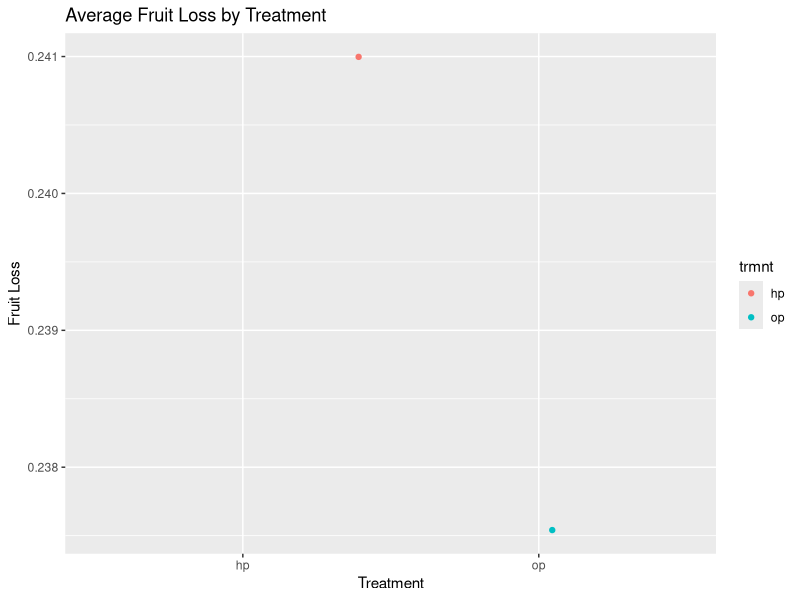
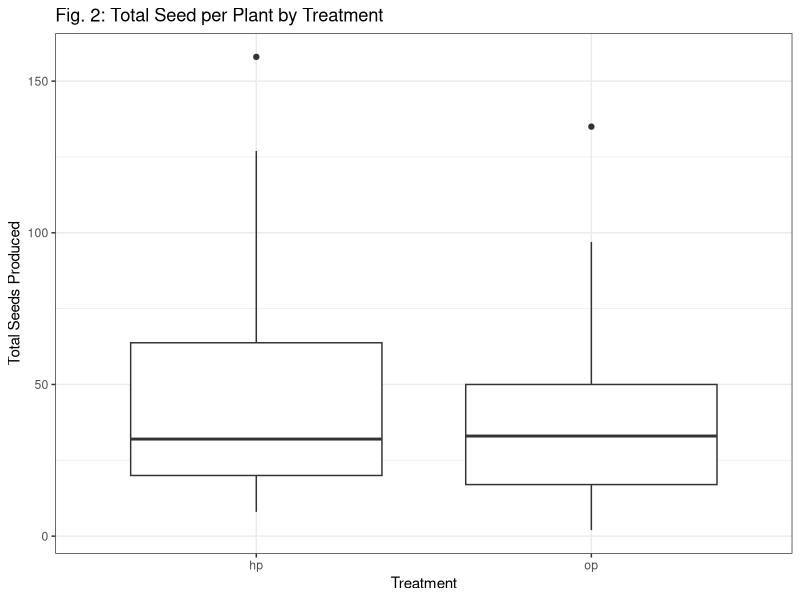
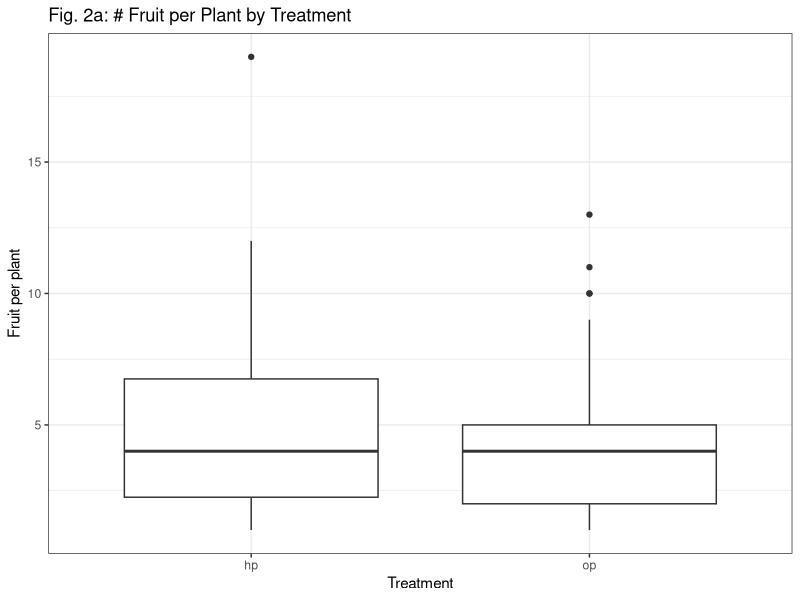
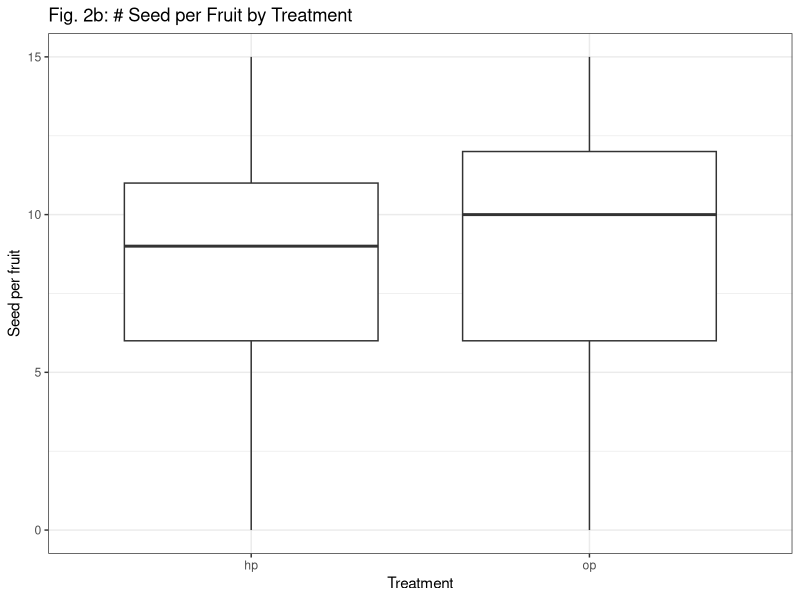
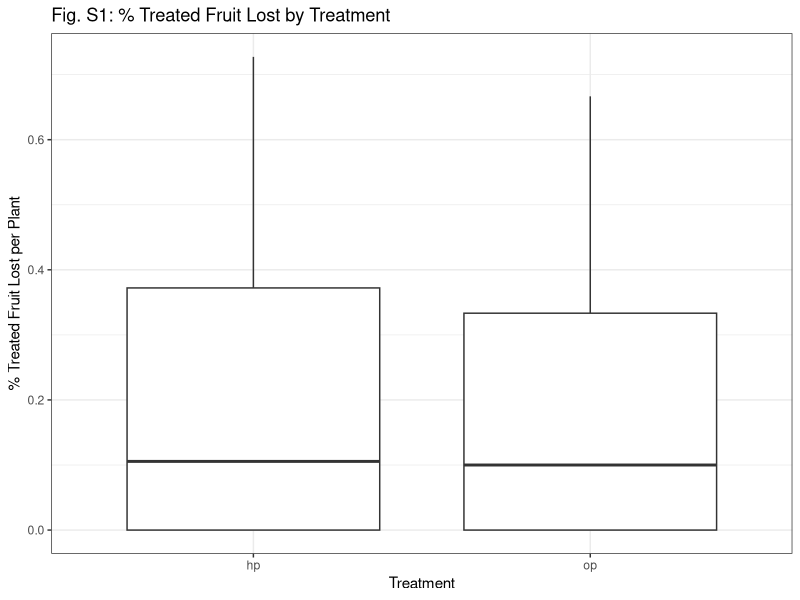
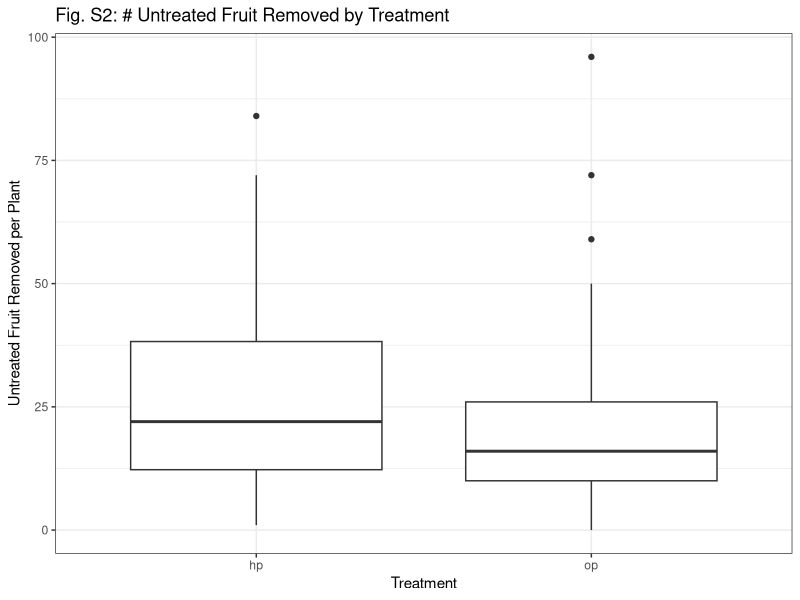
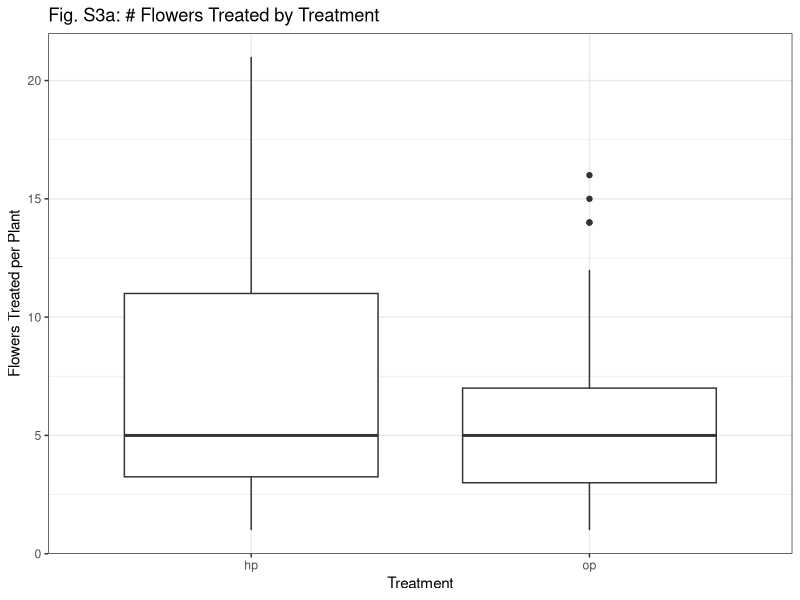
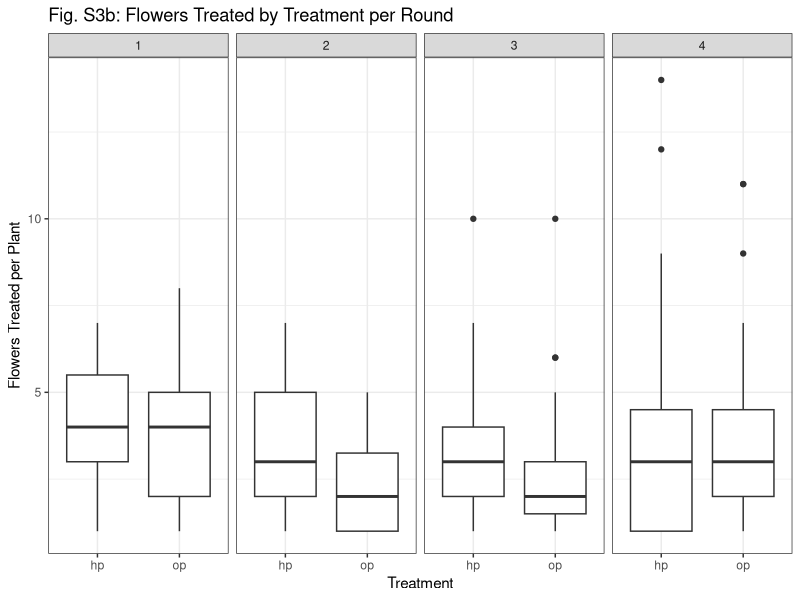

Source code (R) for these figures, in order: (Note: this script raises an error after producing the figures.)
### Jan 2019 code

##Dan run lines 3-10, then go to 73

#### data for summary tables and results section
library(tidyverse)
pollination<-read.csv("data/pollination_2017_pp_plant_trait.csv")
#upload seed data merged with the environmental data
seed_land<-read.csv("data/seed_land.csv")
seed_land<-seed_land%>%filter(plot=="hi")
####

# Sum general summary information for the results section

# # of distinct plants used
pollination<-pollination%>%filter(plot=="hi")
n_distinct(pollination$ID) # of distinct plants

pollination%>% group_by(trmnt)%>% summarize(n_plants=n_distinct(ID)) # of times treated

# # of distinct plants we collected seed from
n_distinct(seed_land$ID)

# seed and fruit data summary


### table of fruit and seed production by treatment
seed_tbl<-seed_land%>%
  filter(plot=="hi")%>% # select only the hi density plots
  group_by(trmnt)%>%
  summarise(n_plants=n_distinct(ID),n_fruit=n(),avg_seed=mean(total.seeds),median=median(total.seeds), 
                    sd=sd(total.seeds), var=var(total.seeds))

# Table of total fruit and seeds produced per plant
tot_seed_tbl<-seed_land%>%
  filter(plot=="hi")%>%
  group_by(trmnt,ID)%>%
  summarise(sum_seeds=sum(total.seeds), n_fruit=n())%>%
  group_by(trmnt)%>%
  summarise(n_plants=n(),total_fruit=sum(n_fruit),
            avg_n_fruit=mean(n_fruit), total_seeds=sum(sum_seeds),
            avg_sum_seeds=mean(sum_seeds), med_sum_seeds=median(sum_seeds),
            seeds_fruit=total_seeds/total_fruit,
            avg_seeds_fruit=avg_sum_seeds/avg_n_fruit)


# table of flowers treated, fruit recovered, and %fruit loss
flower_tbl<-seed_land%>%
  filter(plot=="hi")%>%
  group_by(trmnt,ID,round)%>%
  summarize(n_fruit=n(), n_flowers=(sum(flowers)/n()))%>%
  group_by(trmnt)%>%
    summarise(n_fruit_collected=sum(n_fruit),n_flowers_treated=sum(n_flowers),
              avg_fruit_coll=mean(n_fruit),avg_flowers_treated=mean(n_flowers),
              medfruit_coll=median(n_fruit),med_flowers_treated=median(n_flowers),
              frt_loss=1-(n_fruit_collected/n_flowers_treated))
ggplot(flower_tbl, aes(trmnt ,frt_loss, color=trmnt)) +geom_jitter()+ 
  labs(x="Treatment" ,y="Fruit Loss")+
  ggtitle("Average Fruit Loss by Treatment")

## table for untreated frt removal
mean_frt_rem<-seed_land%>%
  group_by(trmnt,ID,round)%>%
  summarize(frt_rem=(sum(frt_removed))/n())%>%
  group_by(trmnt,ID)%>%
  summarize(tot_frt_rem=sum(frt_rem))%>%
  group_by(trmnt)%>%
  summarize(mean_frt_rem=mean(tot_frt_rem), med_frt_rem=median(tot_frt_rem))




#Dan start here!
### PLOTS####

# fig 2. Boxplots of two treatments

#total seeds produced across all fruits collected for a plant 
seed_land%>%group_by(trmnt, ID)%>%
  summarize(sum_seed=sum(total.seeds))%>%
  ggplot(aes(trmnt ,sum_seed ))+geom_boxplot()+ theme_bw()+
  labs(x="Treatment" ,y="Total Seeds Produced")+
  ggtitle("Fig. 2: Total Seed per Plant by Treatment")
####

### Supplemental plots####

#fruits per plant
seed_land%>%
group_by(ID,trmnt)%>%
  summarize(n_fruit=n())%>%
  ggplot(aes(trmnt ,n_fruit)) +geom_boxplot()+ theme_bw()+
  labs(x="Treatment" ,y="Fruit per plant")+
  ggtitle("Fig. 2a: # Fruit per Plant by Treatment")
#seeds per fruit per plant
seed_land%>%
  ggplot(aes(trmnt ,total.seeds)) +geom_boxplot()+ theme_bw()+
  labs(x="Treatment" ,y="Seed per fruit")+
  ggtitle("Fig. 2b: # Seed per Fruit by Treatment")


#% treated fruit lost
seed_land%>%group_by(trmnt,ID,round)%>%
  summarize(n_fruit=n(), n_flowers=(sum(flowers)/n()))%>%
  group_by(trmnt,ID)%>%
  summarize(sum_fruit=sum(n_fruit), sum_flowers=sum(n_flowers),
            fruit_loss=1-(sum_fruit)/(sum_flowers))%>%
  ggplot(aes(trmnt ,fruit_loss))+geom_boxplot()+ theme_bw()+
  labs(x="Treatment" ,y="% Treated Fruit Lost per Plant")+
  ggtitle("Fig. S1: % Treated Fruit Lost by Treatment")
#supplement table 

# # fruit removed by trmnt
seed_land%>%
  group_by(trmnt,ID,round)%>%
  summarize(frt_rem=(sum(frt_removed))/n())%>%
  group_by(trmnt,ID)%>%
  summarize(tot_frt_rem=sum(frt_rem))%>%
  ggplot(aes(trmnt ,tot_frt_rem)) +geom_boxplot()+ theme_bw()+
  labs(x="Treatment" ,y="Untreated Fruit Removed per Plant")+
  ggtitle("Fig. S2: # Untreated Fruit Removed by Treatment")


## flower production total
seed_land%>%group_by(trmnt,ID,round)%>%
  summarize(n_fruit=n(), n_flowers=(sum(flowers)/n()))%>%
  group_by(trmnt,ID)%>%
  summarize(sum_fruit=sum(n_fruit), sum_flowers=sum(n_flowers),
            fruit_loss=1-(sum_fruit)/(sum_flowers))%>%
  ggplot(aes(trmnt ,sum_flowers))+geom_boxplot()+ theme_bw()+
  labs(x="Treatment" ,y="Flowers Treated per Plant")+
  ggtitle("Fig. S3a: # Flowers Treated by Treatment")



#3b
## flower production by round
seed_land%>%group_by(trmnt,ID,round)%>%
  summarize(n_fruit=n(), n_flowers=(sum(flowers)/n()))%>%
  ggplot(aes(trmnt ,n_flowers))+geom_boxplot()+ 
  facet_grid(.~round)+
theme_bw()+
  labs(x="Treatment" ,y="Flowers Treated per Plant")+
  ggtitle("Fig. S3b: Flowers Treated by Treatment per Round")
  
 ### didn't really change


#### These are important figures!!!
### Seeds 
ggplot(data=plt, aes(prop.c,seeds, color=trmnt))+geom_point()+
  geom_smooth(method=lm)
### poll ovules
ggplot(data=plt_nr, aes(prop.c,polov, color=trmnt))+geom_point()+
  geom_smooth(method=lm)
### seed  over time
ggplot(data=plt,aes(temp.start,seeds, color=trmnt))+geom_point()+
  geom_smooth(method=lm)

ggplot(data=plt,aes(trmnt,seeds, color=trmnt))+geom_boxplot()+
  facet_grid(.~round)

  
  ##############
###############################
#pre 2019 code ## 
# Mostly tables but some plots
#########
  ### Pollinated Ovules /  Fruit

trmnt_tbl<-seed_land%>%
  group_by(round, ID,trmnt)%>%
  summarise(n_fruit=n(),n_flowers=sum(unique(flowers)),
            frt_loss=(1-(n_fruit/n_flowers)))%>% 
  group_by(ID,trmnt)%>%
  summarise(n_fruit=sum(n_fruit),n_flowers=sum(n_flowers),
            frt_loss=1-(n_fruit/n_flowers))=
  group_by(trmnt)%>%
  summarise(n_fruit=sum(n_fruit),n_flowers=sum(n_flowers),
            frt_loss=(1-(n_fruit/n_flowers))) 
  
ggplot(trmnt_tbl, aes(trmnt ,frt_loss, color=trmnt)) +geom_jitter()+ 
  labs(x="Treatment" ,y="Fruit Loss")+
  ggtitle("Average Fruit Loss by Treatment")


# table of mean, median, variance in poll_ovules

### These numbers seem to match Lee & Bazzaz 1982:
### Control plants in their study (no fruit removal) matured fruit w/ avg 11.3 ov and 11.1 devo seeds
### Plants with highest level of fruit removal (80% fruit removed) matured fruit w/ avg 9.9 ov and 8.2 seeds

### Other nuggets of info:
### We collected more HP fruit than OP fruit
### OP fruit had, on average, .5 more ovules than HP fruit.


# Pollinated Ovules/Total Ovules / Fruit

pollratio_tbl<-summarise(seed_land,fruit_count=n(), avg_pol=mean(poll_ovules/total.ovules), med_pol=median(poll_ovules/total.ovules),
                         var_pol=var(poll_ovules/total.ovules), sd_pol=sd(poll_ovules/total.ovules), 
                         coef_var_pol=(sd_pol/avg_pol))

pollratio_tbl



# Pollen Limitation (Total Ovules - Pollinated Ovules) / Fruit


pl_tbl<-summarise(seed_land,n_fruit=n(), avg=mean(poll_lim),median=median(poll_lim), 
                  sd=sd(poll_lim), var=var(poll_lim),coef_var=sd/avg)
pl_tbl




############
##### Site Response Variable Tables


#Total Seeds / Site

#Seeds collected per site

seed_site_total<- seed_land %>%
  group_by(site) %>%
  summarise(fruit_count = n(), seeds=sum(total.seeds),avg_seeds=mean(total.seeds), med_seeds=median(total.seeds),
            sd_seeds=sd(total.seeds), var_seeds=var(total.seeds))
seed_site_total

### seeds collected per site, round, and treatment

seed_site<- seed_land %>%
  group_by(site,prop.c,round,trmnt) %>%
  summarise(fruit_count = n(), seeds=sum(total.seeds),avg_seeds=mean(total.seeds), med_seeds=median(total.seeds),
            sd_seeds=sd(total.seeds), var_seeds=var(total.seeds))

seed_site



#Pollen Limitation / Site Table + Scatter plots

#Degree of pollen limitation (Poll ovules - total ovules) per fruit at the site level

### Pollen Limitation by site and round
pl_site<- seed_land %>%
  group_by(site,prop.c,trmnt) %>%
  summarise(fruit_count = n(), avg_pl=mean(poll_lim), med_pl=median(poll_lim),
            var_pl=var(poll_lim), sd_pl=sd(poll_lim), coef_var_pl=(sd_pl/avg_pl))


#ggplot(pl/site, aes(reorder(site,prop.c), avg_pl)) + geom_violin(draw_quantiles=.5) +ggtitle("avgPL by Site")
ggplot(pl_site, aes(prop.c,avg_pl,color=trmnt)) +geom_jitter() +
  ggtitle("Avg PL by % Development")+geom_smooth(method=lm,se=FALSE)

ggplot(pl_site, aes(prop.c,med_pl, color=trmnt)) +geom_point() +
  ggtitle("Med PL by % Development") +geom_smooth(method=lm,se=FALSE)


ggplot(pl_site, aes(prop.c,var_pl, color=trmnt)) +geom_point()+
  geom_smooth(method=lm, se=FALSE) +ggtitle("Variance in PL by % Development")


ggplot(pl_site, aes(prop.c,coef_var_pl)) +geom_point(aes(color=site)) +ggtitle("CV of PL by % Development")



####
# Pollinated Ovules / Site Table

#Number Ovules pollinated in a fruit at the site level

####
pol_ov_site<- seed_land %>%
  group_by(site,prop.c) %>%
  summarise(fruit_count = n(), avg_pol=mean(poll_ovules), med_pol=median(poll_ovules),
            var_pol=var(poll_ovules), sd_pol=sd(poll_ovules), coef_var_pol=(sd_pol/avg_pol))


ggplot(pol_ov_site, aes(prop.c,avg_pol)) +geom_point(aes(color=site)) +ggtitle("Avg Pol Ov by % Development")

ggplot(pol_ov_site, aes(prop.c,med_pol)) +geom_point(aes(color=site)) +ggtitle("Med Poll Ov by % Development")

ggplot(pol_ov_site, aes(prop.c,var_pol)) +geom_point(aes(color=site)) +ggtitle("Variance in Pol Ov by % Development")

ggplot(pol_ov_site, aes(prop.c,coef_var_pol)) +geom_point(aes(color=site)) +ggtitle("CV of Pol Ov by % Development")


# Pollinated Ovule/Virgin Ovules / Site & % Developed

#The proportion of available ovules pollinated in a fruit at the site level


polr_Site<- seed_land %>%
  group_by(site,prop.c,trmnt) %>%
  summarise(fruit_count=n(), avg_pol=mean(poll_ovules/total.ovules), med_pol=median(poll_ovules/total.ovules),
            var_pol=var(poll_ovules/total.ovules), sd_pol=sd(poll_ovules/total.ovules), 
            coef_var_pol=(sd_pol/avg_pol))



ggplot(pol_ratio_site , aes(prop.c,avg_pol)) +geom_point(aes(color=site))  

+ggtitle("Avg Pol Ratio by % Development")

ggplot(pol_ratio_site, aes(prop.c,med_pol)) +geom_point(aes(color=site)) +ggtitle("Med Poll Ov Ratio by % Development")

ggplot(pol_ratio_site, aes(prop.c,var_pol)) +geom_point(aes(color=site)) +ggtitle("Variance in Pol Ov Ratio by % Development")

ggplot(pol_ratio_site, aes(prop.c,coef_var_pol)) +geom_point(aes(color=site)) +ggtitle("CV of Pol Ov Ratio by % Development")           

######################################
# Big ole tables of response variables-->
#  Treatment/Site & % Developed
 # & Treatment/Site x Round & % Devo
####################################

### The ratio of pollinated ovules/total ovules and total - pollinated responses are decreasing 
### with increasing agricultural development around site.
### let's look at how treatments are influencing these results

### First let's build a big table including all response variables

#Running avg, med, var for each response variable:
# Pollinated Ovules/TOtal Ovules (pr), TotOv-PolOv (Topo), pollinated ovules (polov), and seed (seed)
### Maybe add total.seeds/total.ovules (so)??


trmnt_sitexx<- seed_land %>%# initially group by ID
  group_by(site,prop.c,plot,trmnt,ID) %>%
  summarise(fruit_count=n(), avg_pr=mean(poll_ovules/total.ovules), med_pr=median(poll_ovules/total.ovules),
            var_pr=var(poll_ovules/total.ovules), avg_topo=mean(total.ovules-poll_ovules),
           var_topo=var(total.ovules-poll_ovules),
            avg_polov=mean(poll_ovules), var_polov=var(poll_ovules), 
            avg_seed=mean(total.seeds), var_seed= var(total.seeds),avg_so=mean(total.seeds/total.ovules),
           var_so=var(total.seeds/total.ovules))%>%
#Now filter out plant with 1 observation, as these observations may skew the data
filter(fruit_count>1) %>%
  filter(plot=="hi")%>%
  group_by(site, prop.c,plot,trmnt)%>%
  summarise(fruit_count=sum(fruit_count), avg_pr=mean(avg_pr), med_pr=median(med_pr), 
            var_pr=mean(var_pr), avg_topo=mean(avg_topo), var_topo=mean(var_topo), 
            avg_polov=mean(avg_polov), var_polov=mean(var_polov), 
            avg_seed=mean(avg_seed), var_seed= mean(var_seed), avg_so=mean(avg_so), var_so=mean(var_so))


### Same table, but keep plants with 1 fruit
trmnt_site_1<- seed_land %>%# initially group by ID
  group_by(site,prop.c,plot,trmnt) %>%
  summarise(fruit_count=n(), avg_pr=mean(poll_ovules/total.ovules), med_pr=median(poll_ovules/total.ovules),
            var_pr=var(poll_ovules/total.ovules), avg_topo=mean(total.ovules-poll_ovules),
            var_topo=var(total.ovules-poll_ovules),
            avg_polov=mean(poll_ovules), var_polov=var(poll_ovules), 
            avg_seed=mean(total.seeds), var_seed= var(total.seeds), avg_so=mean(total.seeds/total.ovules),
            var_so=var(total.seeds/total.ovules))

#### Same tables, but with round also included

trmnt_site_rd<- seed_land %>%# initially group by ID
  group_by(site,round, prop.c,trmnt,ID) %>%
  summarise(fruit_count=n(), avg_pr=mean(poll_ovules/total.ovules), med_pr=median(poll_ovules/total.ovules),
            var_pr=var(poll_ovules/total.ovules), avg_topo=mean(total.ovules-poll_ovules),
            var_topo=var(total.ovules-poll_ovules),
            avg_polov=mean(poll_ovules), var_polov=var(poll_ovules), 
            avg_seed=mean(total.seeds), var_seed= var(total.seeds), avg_so=mean(total.seeds/total.ovules),
            var_so=var(total.seeds/total.ovules))%>%
  #Now filter out plant with 1 observation, as these observations may skew the data
  filter(fruit_count>1) %>%
  filter(plot=="hi")%>%
  group_by(site,round, prop.c,trmnt)%>%
  summarise(fruit_count=sum(fruit_count), avg_pr=mean(avg_pr), med_pr=median(med_pr), 
            var_pr=mean(var_pr), avg_topo=mean(avg_topo), var_topo=mean(var_topo), 
            avg_polov=mean(avg_polov), var_polov=mean(var_polov), 
            avg_seed=mean(avg_seed), var_seed= mean(var_seed),avg_so=mean(avg_so), var_so=mean(var_so))


### Same table, but keep plants with 1 fruit
trmnt_site_rd_1<- seed_land %>%# initially group by ID
  group_by(site,round,prop.c,trmnt) %>%
  summarise(fruit_count=n(), avg_pr=mean(poll_ovules/total.ovules), med_pr=median(poll_ovules/total.ovules),
            var_pr=var(poll_ovules/total.ovules), avg_topo=mean(total.ovules-poll_ovules),
            var_topo=var(total.ovules-poll_ovules),
            avg_polov=mean(poll_ovules), var_polov=var(poll_ovules), 
            avg_seed=mean(total.seeds), var_seed= var(total.seeds),avg_so=mean(total.seeds/total.ovules),
            var_so=var(total.seeds/total.ovules))

####################
#### Plots ####
########################
######

### Site only plots#####

#########
### Polr

### Plot of avg polr
ggplot(trmnt_sitexx, aes(prop.c,avg_pr, color=trmnt)) +geom_point()+
  ggtitle("Avg Pol Ratio by % Development") +geom_smooth(method=lm,se=FALSE)
### Intercept HP ~ .85, Intercept OP ~.9 
### Slope is slightly lower in op
### As prop.c increases avg polr (pollinated ovules/total Ovules) decreases
### this decrease is more intense in op but never crosses hp line
### Adding CIs shows significant overlap
### PR starts at difference of ~.05 between hp and op
### Or ~.55 fewer ovules for hp fruit
### This reduces down to a ~.01-.02 difference in hp and op PR at high develpment
### Or ~.11-.22 fewer ovules for hp fruit.


### Now compare if we drop single fruits
ggplot(trmnt_site, aes(prop.c,avg_pr, color=trmnt)) +geom_point()+
  ggtitle("Avg Pol Ratio by % Development") +geom_smooth(method=lm,se=FALSE)
### Now slopes are effectively equal. OP intercept is a little lower as well.
### Interpretation: pr in hp is ~ .03-.05 less than op. 
### There were ~11 total ovules per fruit, so this works out to ~.33-.55 fewer pollinated ovules in HP fruit
###
### Plot of var polr without dropping single fruit plants  
ggplot(trmnt_site_1, aes(prop.c,var_pr, color=trmnt)) +geom_point() +
  ggtitle("Variance in Pol Ov Ratio by % Development") +geom_smooth(method=lm, se=FALSE)
### Intercept higher for hp, indicating treating flowers added a small amount of variability
### but slope higher in op, leading to higher variability at higher prop.c
### So, prop.c had a marginally stronger effect on op plant PR. 
### had there been pollen limitation we would notice either a sharper slope for OP or a higher intercept
### in general variability seems low.
##


ggplot(trmnt_site, aes(prop.c,var_pr, color=trmnt)) +geom_point() +
  ggtitle("Variance in Pol Ov Ratio by % Development") +geom_smooth(method=lm, se=FALSE)

##Slope in HP plants almost 0. 
#Indicates there was just some variability inherent for treating across all propc
## Slope in op higher. Indicates variability grows with increasing prop.c, approaching variability in treating
# Intercepts ~ .043 HP and ~.0225 OP.
## Biggest change was to Staples, which seems to have had many single fruit plants 
# Takeaway: The amount of variability added by treatment exceeds that created by the gradient
# Prop. c didn't influence HP plants, indicating HP treatments were likely consistently effective
# BUT they seem to have been marginally detrimental to pollination of ovules.

###############
### Seed Set


ggplot(trmnt_site_1, aes(prop.c,avg_seed, color=trmnt)) +geom_point()+
  ggtitle("Avg Seed per fruit by % Development") +geom_smooth(method=lm,se=FALSE)
### INTERP:


### Now compare if we drop single fruits
ggplot(trmnt_sitexx, aes(prop.c,avg_seed, color=trmnt)) +geom_point()+
  ggtitle("Avg Seed per fruit by % Development") +geom_smooth(method=lm,se=FALSE)
### INTERP: ~.5 fewer seeds in hp at lowest pop.c, to 0 difference at highest prop.c
### HP treatment consistent, but either depressed sed set slightly 
### OR plant level effects and low sample size are skewing prop.c effect (probs a little of both)

ggplot(trmnt_site_1, aes(prop.c,var_seed, color=trmnt)) +geom_point() +
  ggtitle("Variance in seed per fruitRatio by % Development") +geom_smooth(method=lm, se=FALSE)
### INTERP: var same for op & hp at intercept but slope higher for op.
### hp treatment doesn't mute the effect of prop.c, small sample size may be skewing +plant level effects


ggplot(trmnt_site, aes(prop.c,var_seed, color=trmnt)) +geom_point() +
  ggtitle("Variance in seed/fruit % Development") +geom_smooth(method=lm, se=FALSE)
### Interp:
### Doesn't seem to be a relationship. lots of variability in one site.
### 


#########
##### topo 


ggplot(trmnt_site_1, aes(prop.c,avg_topo, color=trmnt)) +geom_point()+
  ggtitle("Avg total - pollinated ovules per fruit by % Development") +geom_smooth(method=lm,se=FALSE)
### INTERP: hp treatment fruit ~.4-.5 fewer ovules at low prop.c to .1 or less at high.


### Now compare if we drop single fruits
ggplot(trmnt_sitexx, aes(prop.c,avg_topo, color=trmnt)) +geom_point()+
  ggtitle("Avg total - pollinated ovules per fruit by % Development") +geom_smooth(method=lm,se=FALSE)
### INTERP: slopes decreased after dropping single fruits
### hp treatment fruit cosistently .3-.4 ovules fewer than op fruit

ggplot(trmnt_site_1, aes(prop.c,var_topo, color=trmnt)) +geom_point() +
  ggtitle("Variance in total- pollinated ovules per fruit by % Development") +geom_smooth(method=lm, se=FALSE)
### INTERP: Var increases for both treatments, slightly quicker for op.

ggplot(trmnt_site, aes(prop.c,var_topo, color=trmnt)) +geom_point() +
  ggtitle("Variance in Total -pollinated ovules per fruit by % Development") +geom_smooth(method=lm, se=FALSE)

### Interp: var higher in hp by a large amount once you get rid of singletons...
### topo may follow negative binomial; plot looks similar to averages
### so higher levels of topo have a higher level of variability **in general**
### We'll see if this holds


#####
## Polov


ggplot(trmnt_site_1, aes(prop.c,avg_polov, color=trmnt)) +geom_point()+
  ggtitle("Avg pollinated ovules per fruit by % Development") +geom_smooth(method=lm,se=FALSE)
### INTERP: 9 pollinated ovules per fruit in hp plants versus 10 at sites with low development
## much sharper slope in op plants


### Now compare if we drop single fruits
ggplot(trmnt_sitexx, aes(prop.c,avg_polov, color=trmnt)) +geom_point()+
  ggtitle("Avg pollinated ovules by % Development") +geom_smooth(method=lm,se=FALSE)
### INTERP: slopes decreased after dropping single fruits
### almost complete flat slope in hp fruits; about 8.7 ovules per fruit at all levels of prop.c
### compared to op frits that have about 9.6 ovules per fruit down to 8.7 at high prop.c 
### treatments were consistent, but slightly depressed seed set 
### OR site level effects are skewing that level of development
### OR plant level effects and who the fruit are coming form is drivng data
###

ggplot(trmnt_site_1, aes(prop.c,var_polov, color=trmnt)) +geom_point() +
  ggtitle("Variance in pollinated ovules by % Development") +geom_smooth(method=lm, se=FALSE)
### INTERP: var same for op & hp at intercept but slope higher for op.
### hp treatment doesn't mute the effect of prop.c, small sample size may be skewing +plant level effects


ggplot(trmnt_site, aes(prop.c,var_polov, color=trmnt)) +geom_point() +
  ggtitle("Variance in pollinated ovules by % Development") +geom_smooth(method=lm, se=FALSE)
### Interp: variance starts out low in op plants but shoots up over that of hp plants






###Site X Round plots

### topo

ggplot(trmnt_site_rd_1, aes(prop.c,avg_topo, color=trmnt)) +geom_point()+facet_grid(.~round)+
  ggtitle("Avg total - pollinated ovules per fruit by % Development") +geom_smooth(method=lm,se=FALSE)
### INTERP: All over the damn place


### Now compare if we drop single fruits
ggplot(trmnt_site_rd, aes(prop.c,avg_topo, color=trmnt)) +geom_point()+facet_grid(.~round)+
  ggtitle("Avg total - pollinated ovules per fruit by % Development") +geom_smooth(method=lm,se=FALSE)
### INTERP: 

ggplot(trmnt_site_rd_1, aes(prop.c,var_topo, color=trmnt)) +geom_point() +facet_grid(.~round)+
  ggtitle("Variance in total- pollinated ovules per fruit by % Development") +geom_smooth(method=lm, se=FALSE)
### INTERP: Variance in rd one hp fruit declines at higher values of prop.

ggplot(trmnt_site_rd, aes(prop.c,var_topo, color=trmnt)) +geom_point() +facet_grid(.~round)+
  ggtitle("Variance in Total -pollinated ovules per fruit by % Development") +geom_smooth(method=lm, se=FALSE)

########
### Polr

### Plot of avg polr


ggplot(trmnt_site_rd_1, aes(prop.c,avg_pr, color=trmnt)) +geom_point()+ facet_grid(.~round)+
  ggtitle("Avg Pol Ratio by % Development") +geom_smooth(method=lm,se=FALSE)

### 

### Now compare if we drop single fruits
ggplot(trmnt_site_rd, aes(prop.c,avg_pr, color=trmnt)) +geom_point()+ facet_grid(.~round)+
  ggtitle("Avg Pol Ratio by % Development (Drop Single Fruits)") +geom_smooth(method=lm,se=FALSE)



### Plot of var polr without dropping single fruit plants  
ggplot(trmnt_site_rd_1, aes(prop.c,var_pr, color=trmnt)) +geom_point() +facet_grid(.~round)+
  ggtitle("Variance in Pol Ov Ratio by % Development") +geom_smooth(method=lm, se=FALSE)



ggplot(trmnt_site_rd, aes(prop.c,var_pr, color=trmnt)) +geom_point() +facet_grid(.~round)+
  ggtitle("Variance in Pol Ov Ratio by % Development (Drop Single Fruits)") +geom_smooth(method=lm, se=FALSE)

# Variance very high in round 4, particularly in op fruit
# Variance in general low
#
ggplot(trmnt_site_rd_1, aes(prop.c,avg_seed, color=trmnt)) +geom_point()+facet_grid(.~round)+
  ggtitle("Avg Seed per fruit by % Development") +geom_smooth(method=lm,se=FALSE)
### INTERP:



### Now compare if we drop single fruits
ggplot(trmnt_site_rd, aes(prop.c,avg_seed, color=trmnt)) +geom_point()+facet_grid(.~round)+
  ggtitle("Avg Seed per fruit by % Development") +geom_smooth(method=lm,se=FALSE)


ggplot(trmnt_site_rd_1, aes(prop.c,var_seed, color=trmnt)) +geom_point() +facet_grid(.~round)+
  ggtitle("Variance in seed per fruitRatio by % Development") +geom_smooth(method=lm, se=FALSE)


ggplot(trmnt_site_rd, aes(prop.c,var_seed, color=trmnt)) +geom_point() +
  ggtitle("Variance in seed/fruit % Development") +geom_smooth(method=lm, se=FALSE)





#########################################
#########################################


#######
### Plant Level Response Variables==> generate tables and pass models
####

### Diff in HP-OP####

##First we need to generate averages and totals for each plot for each response variable we're interested in
HPOP_plant<-seed_land %>%
  group_by(prop.c,site,plot, trmnt)%>% 
  summarise(fruit_count=n(),seed_total=sum(total.seeds), avg_seeds=mean(total.seeds),
            total_pol=sum(poll_ovules),avg_pol=mean(poll_ovules))%>%

  filter(plot=="hi")

HPOP_plot<-HPOP_plant %>%
summarise(seed_diff= (seed_total[trmnt=="hp"])-(seed_total[trmnt=="op"]), 
          avg_seed_diff=(avg_seeds[trmnt=="hp"])-(avg_seeds[trmnt=="op"]),
          pollov_diff=(total_pol[trmnt=="hp"])-(total_pol[trmnt=="op"]),
          avg_pollov_diff=(avg_pol[trmnt=="hp"])-(avg_pol[trmnt=="op"] ))
   
### DROP LO DENSITY FRUIT        
##First we need to generate averages and totals for each plot for each response variable we're interested in
HPOP_droplo<-seed_land %>%
  group_by(prop.c,site,plot,trmnt,ID)%>% 
  summarise(fruit_count=n(),seed_total=sum(total.seeds), avg_seeds=mean(total.seeds),
            total_pol=sum(poll_ovules),avg_pol=mean(poll_ovules)) %>%
  #Now we need to pass this table to a new argument that will subtract the OP row from the HP row 
  #(or vice versa)
  # We should drop the low density treatment fruit from this to make the  observations more consistent
  filter(plot=="hi")%>%
  summarise(seed_diff= (seed_total[trmnt=="hp"])-(seed_total[trmnt=="op"]), 
            avg_seed_diff=(avg_seeds[trmnt=="hp"])-(avg_seeds[trmnt=="op"]),
            pollov_diff=(total_pol[trmnt=="hp"])-(total_pol[trmnt=="op"]),
            avg_pollov_diff=(avg_pol[trmnt=="hp"])-(avg_pol[trmnt=="op"] ))




### intact data set
ggplot(HPOP_plot, aes(prop.c,avg_seed_diff)) +geom_point()+
  ggtitle("Avg diff in seed between trmnts by % Development") +geom_smooth(method=lm,se=FALSE)

### droplow density
ggplot(HPOP_droplo, aes(prop.c,avg_seed_diff)) +geom_point()+
  ggtitle("Avg diff in seed between trmnts by % Development (Drop low)") +geom_smooth(method=lm,se=FALSE)

### intact data set
ggplot(HPOP_plot, aes(prop.c,avg_pollov_diff)) +geom_point()+
  ggtitle("Avg diff in pollovs between trmnts by % Development") +geom_smooth(method=lm,se=FALSE)

### droplow density
ggplot(HPOP_droplo, aes(prop.c,avg_pollov_diff)) +geom_point()+
  ggtitle("Avg diff in pollovs between trmnts by % Development (Drop low)") +geom_smooth(method=lm,se=FALSE)







 #seeds_op=sum(total.seeds [which(seed_land$trmnt=="op"),]), HPOP=seeds_hp-seeds_op)

ggplot(seed_plant,aes(trmnt,avg_seeds))+geom_violin(draw_quantiles=.5)
ggplot(seed_plant,aes(trmnt,med_seeds))+geom_violin(draw_quantiles=.5)

ggplot(seed_plant,aes(prop.c,med_seeds))+geom_jitter(aes(color=site))
ggplot(seed_plant,aes(prop.c,avg_seeds))+geom_jitter(aes(color=site))
ggplot(seed_plant,aes(prop.c,var_seeds))+geom_jitter(aes(color=site))
ggplot(seed_plant,aes(prop.c,CV_seeds))+geom_jitter(aes(color=site))


#Total seeds collected / plant


seed_plant<- seed_land %>%
  group_by(prop.c,site,ID, trmnt)%>%
  summarise(fruit_count=n(),seed_total=sum(total.seeds), avg_seeds=mean(total.seeds), med_seeds=median(total.seeds), 
            var_seeds=var(total.seeds), sd_seeds=sd(total.seeds), CV_seeds=sd_seeds/avg_seeds)

ggplot(seed_plant,aes(trmnt,avg_seeds))+geom_violin(draw_quantiles=.5)
ggplot(seed_plant,aes(trmnt,med_seeds))+geom_violin(draw_quantiles=.5)

ggplot(seed_plant,aes(prop.c,med_seeds))+geom_jitter(aes(color=site))
ggplot(seed_plant,aes(prop.c,avg_seeds))+geom_jitter(aes(color=site))
ggplot(seed_plant,aes(prop.c,var_seeds))+geom_jitter(aes(color=site))
ggplot(seed_plant,aes(prop.c,CV_seeds))+geom_jitter(aes(color=site))



#Pollinated Ovules / Plant table


### Pollinated ovules x plant table
pollov_plant<-seed_land %>%
  group_by(site,round, prop.c,ID,trmnt)%>%
  summarise(fruit_count=n(), avg_pol=mean(poll_ovules), med_pol=median(poll_ovules),
            var_pol=var(poll_ovules), sd_pol=sd(poll_ovules), cv_pol=(sd_pol/avg_pol))

ggplot(pollov_plant, aes(trmnt,med_pol)) +geom_violin(draw_quantiles=.5) +ggtitle("Plant lvl Avg of Pol Ovs by treatment")

ggplot(pollov_plant, aes(trmnt,med_pol)) +geom_violin(draw_quantiles=.5) +ggtitle("Plant lvl median of Pol Ovs by treatment")

ggplot(pollov_plant, aes(trmnt,var_pol)) +geom_violin(draw_quantiles=.5) +ggtitle("Var Estimate of Pol Ovs by treatment")
ggplot(pollov_plant, aes(trmnt,cv_pol)) +geom_violin(draw_quantiles=.5) +ggtitle("Cv of Pol Ovs by treatment")

ggplot(pollov_plant, aes(prop.c,avg_pol)) +geom_jitter(aes(color=site)) 
ggplot(pollov_plant, aes(prop.c,med_pol)) +geom_jitter(aes(color=site)) 

ggplot(pollov_plant, aes(prop.c,var_pol)) +geom_jitter(aes(color=site)) 

ggplot(pollov_plant, aes(prop.c,cv_pol)) +geom_jitter(aes(color=site))


#Pollinated Ovule Ratio / Plant table

pol_ratio_plant<-seed_land %>%
  group_by(site,round, prop.c, ID,trmnt)%>% 
  summarise(fruit_count=n(), avg_pol=mean(poll_ovules/total.ovules), med_pol=median(poll_ovules/total.ovules),
            var_pol=var(poll_ovules/total.ovules), sd_pol=sd(poll_ovules/total.ovules), 
            coef_var_pol=sd_pol/avg_pol)

ggplot(pol_ratio_plant, aes(trmnt,avg_pol)) +geom_violin(draw_quantiles=.5)+
  ggtitle(" Mean Ratio of Pollinated Ovules per Treatment")

ggplot(pol_ratio_plant, aes(trmnt,avg_pol)) +geom_violin(draw_quantiles=.5)+
  ggtitle(" Median Ratio of Pollinated Ovules per Treatment")

ggplot(pol_ratio_plant, aes(trmnt,avg_pol)) +geom_violin(draw_quantiles=.5)+
  ggtitle(" Var of Ratio of Pollinated Ovules per Treatment")

ggplot(pol_ratio_plant, aes(trmnt,avg_pol)) +geom_violin(draw_quantiles=.5)+
  ggtitle(" CV of Ratio of Pollinated Ovules per Treatment")

ggplot(pol_ratio_plant, aes(prop.c,avg_pol)) +geom_jitter(aes(color=site))+
  ggtitle("Change in Mean Ratio of Pollinated Ovule with % Developed")
ggplot(pol_ratio_plant, aes(prop.c,med_pol)) +geom_jitter(aes(color=site))+
  ggtitle("Change in Median Ratio of Pollinated Ovule with % Developed")
ggplot(pol_ratio_plant, aes(prop.c,var_pol)) +geom_jitter(aes(color=site))+
  ggtitle("Change in Ratio of Pollinated Ovule Variance with % Developed")
ggplot(pol_ratio_plant, aes(prop.c,coef_var_pol)) +geom_jitter(aes(color=site)) +
  ggtitle("Change in Ratio of Pollinated Ovule CV with % Developed")



#Pollen Limitation / Plant table


pl_plant<-seed_land%>%
  group_by(site,round, prop.c,ID,trmnt)%>%
  summarise(frt_coll=n(),trtd_flwrs=sum(unique(flowers)),frt_flw_ratio= frt_coll/trtd_flwrs,
            avg_pl=mean(poll_lim), med_pl=median(poll_lim),
            sd_pl=sd(poll_lim), var_pl=var(poll_lim), cv_pl=(sd_pl/avg_pl))

pl_plant%>%
  ggplot( aes(trmnt,avg_pl)) +geom_violin(draw_quantiles=.5)+
  ggtitle(" Mean Pollen Limitation per Treatment")

pl_plant%>%
  ggplot(aes(trmnt,med_pl)) +geom_violin(draw_quantiles=.5)+
  ggtitle(" Median Pollen Limitation per Treatment")

pl_plant%>%
  ggplot( aes(trmnt,var_pl)) +geom_violin(draw_quantiles=.5)+
  ggtitle(" Var of Pollen Limitation per Treatment")

pl_plant%>%
  ggplot( aes(trmnt,cv_pl)) +geom_violin(draw_quantiles=.5)+
  ggtitle(" CV of Pollen Limitation per Treatment")
pl_plant%>%
  ggplot( aes(prop.c,avg_pl)) +geom_jitter(aes(color=site))+
  ggtitle("Change in Mean PL with % Developed")

pl_plant%>%
  ggplot( aes(prop.c,med_pl)) +geom_jitter(aes(color=site))+
  ggtitle("Change in Median PL with % Developed")

pl_plant%>%
  ggplot( aes(prop.c,var_pl)) +geom_jitter(aes(color=site))+
  ggtitle("Change in PL Variance with % Developed")

pl_plant%>%
  ggplot(aes(prop.c,cv_pl)) +geom_jitter(aes(color=site)) +
  ggtitle("Change in PL CV with % Developed")


### HP- OP 



#purrr
##### Not sure if this is actually useful without a bit more work on manipulating the table
# let's group fruits by plant

n_distinct(seed_land$ID) # # of unique plants we collected seeds from
n_seeds <- seed_land %>% # pipeline passes outpute from this line of code to next line, simplifying code
  group_by(ID) %>% #I've passed the seed_land df to this line, and would like to group it by the unique ID of the plant
  mutate(.,coll_fruits=n())%>% # number of fruit collected per plant
  nest() 
nrow(n_seeds) # should match n_distinct from seed_land df


#use unnest to pull the nested dataframe back into shape.


##m_seeds is a nested data frame containing all of the fruit seed count data for a given plant'


### # of fruit collected at each site, the average number of fruit per plant, median, etc.

###plot fruit count data for each treatment and round!


ggplot(m_seeds,aes(trmnt,(coll_fruits)))+geom_violin(aes(color=trmnt)) 



#################
# We can aslo pass n_seeds through a function using mutate and map to count fruit per plant
count_f <- function(df)
  {count=nrow(df)} ## function that counts number of fruit for a given plant

m_seeds <- n_seeds%>%
  mutate(coll_fruit = map(data, count_f))%>%
  nest()# use mutate and map to apply function to n_seeds
length(m_seeds$coll_fruit) #length should match number of rows from n_seeds

### However, this creates a separate column not included within the original nested dataframe.
